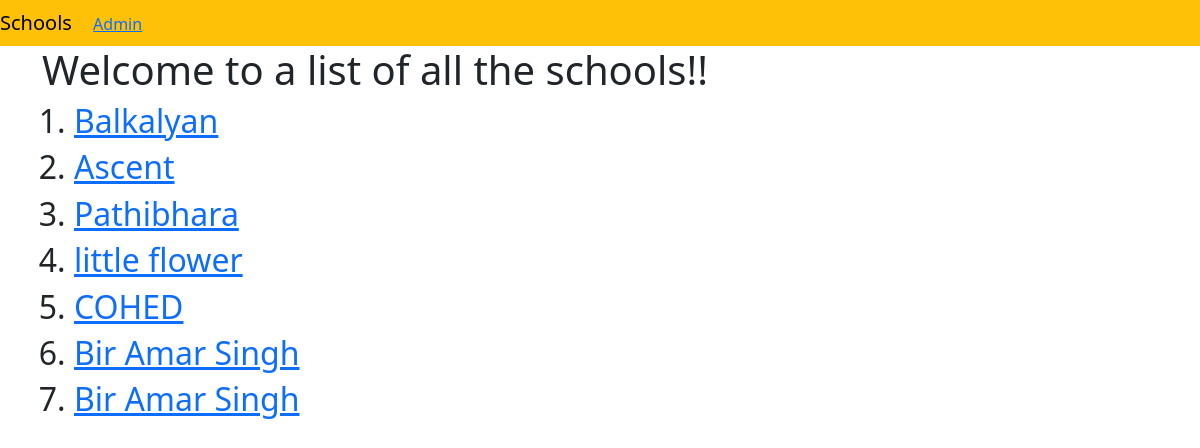
The app's page /basic_app/, older data.
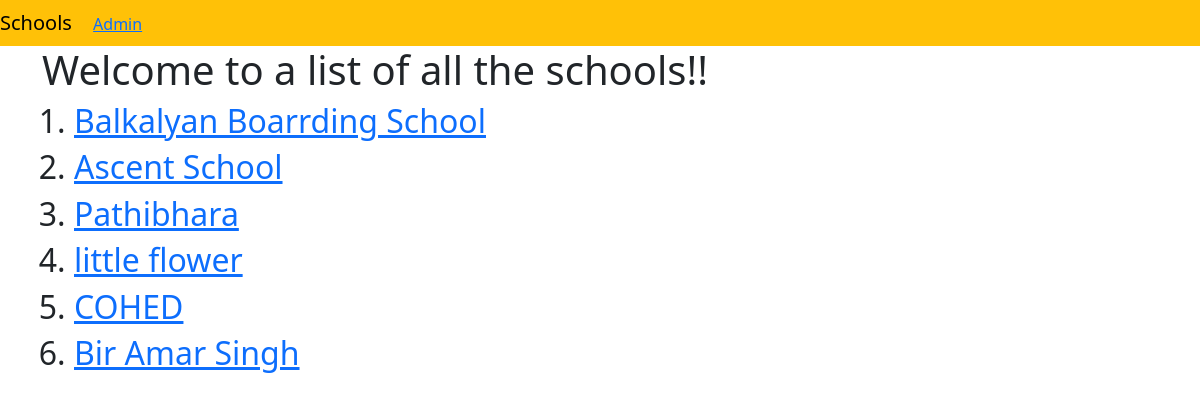
The same page, newer data.
### basic_app/models.py (models this page shows, shortened)
class School(models.Model):
    name = models.CharField(max_length=256)
    principal = models.CharField(max_length=256)
    location = models.CharField(max_length=256)

### basic_app/views.py (the view)
# urls.py: path('',views.SchoolListView.as_view(), name = 'list'),
class SchoolListView(ListView):
    context_object_name = 'schools'
    model = models.School

### basic_app/templates/basic_app/school_list.html
{% extends "basic_app/basic_app_base.html" %} {% block body_block %}
<h1>Welcome to a list of all the schools!!</h1>
<ol>
  {% for school in schools %}
  <h2>
    <li><a href="{{school.id}}">{{school.name}}</a></li>
  </h2>
  {% endfor %}
</ol>
{% endblock %}

### basic_app/templates/basic_app/basic_app_base.html (shortened to what this page needs)
<!DOCTYPE html>
<html lang="en">
  <head>
    <link
      href="https://cdn.jsdelivr.net/npm/bootstrap@5.3.8/dist/css/bootstrap.min.css"
      rel="stylesheet"
    />
  </head>
  <body>
    <nav class="navbar bg-warning navbar-static-top">
      <ul class="nav navbar-nav">
        <li>
          <a class="navbar-brand" href="{% url 'basic_app:list' %}">
            Schools
          </a>
          <a class="navbar-link" href="{% url 'admin:index' %}"> Admin </a>
        </li>
      </ul>
    </nav>
    <div class="container">{% block body_block %} {% endblock %}</div>
  </body>
</html>

Row changes from the older to the newer data that the page shows:
removed School: name "Bir Amar Singh"
changed School: name "Balkalyan" → "Balkalyan Boarrding School"
changed School: name "Ascent" → "Ascent School"
